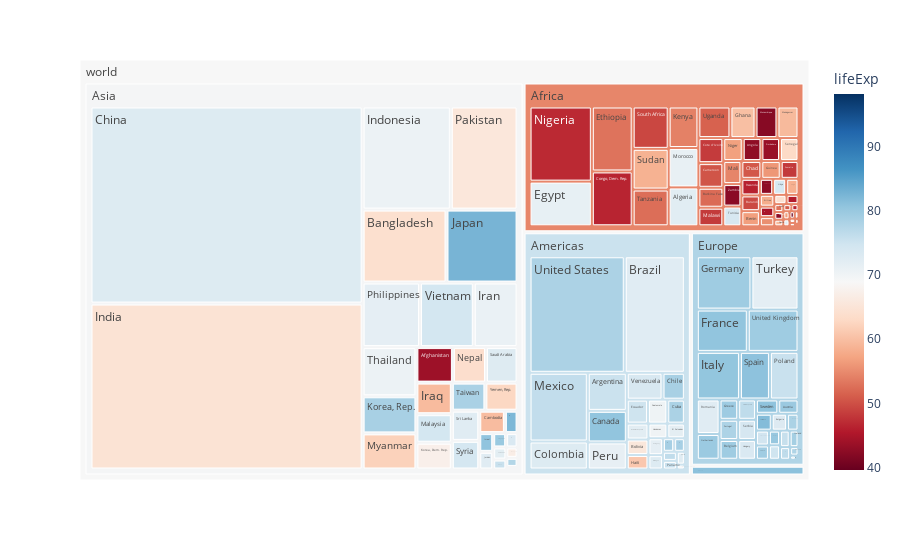

Notebook source saved alongside this figure:
### Code cell
import plotly.express as px
import numpy as np
df = px.data.gapminder().query("year == 2007")
df["world"] = "world" # in order to have a single root node
fig = px.treemap(df, path=['world', 'continent', 'country'], values='pop',
                  color='lifeExp', hover_data=['iso_alpha'],
                  color_continuous_scale='RdBu',
                  color_continuous_midpoint=np.average(df['lifeExp'], weights=df['pop']))
fig.show()

### Figure 1 — Plotly figure (JSON) as saved in the notebook; plotly's stock layout.template omitted (floating-point values rounded to 4 significant figures; data arrays with more than 128 entries replaced by an {"elided": "..."} marker saying what was removed)
{"data": [{"branchvalues": "total", "customdata": {"elided": "148x2 mixed values"}, "domain": {"x": [0, 1], "y": [0, 1]}, "hovertemplate": "labels=%{label}<br>pop=%{value}<br>parent=%{parent}<br>id=%{id}<br>iso_alpha=%{customdata[0]}<br>lifeExp=%{color}<extra></extra>", "ids": {"elided": "148 str values"}, "labels": {"elided": "148 str values"}, "marker": {"coloraxis": "coloraxis", "colors": {"elided": "148 float values"}}, "name": "", "parents": {"elided": "148 str values"}, "type": "treemap", "values": {"elided": "148 int values"}}], "layout": {"coloraxis": {"cmid": 68.92, "colorbar": {"title": {"text": "lifeExp"}}, "colorscale": [[0, "rgb(103,0,31)"], [0.1, "rgb(178,24,43)"], [0.2, "rgb(214,96,77)"], [0.3, "rgb(244,165,130)"], [0.4, "rgb(253,219,199)"], [0.5, "rgb(247,247,247)"], [0.6, "rgb(209,229,240)"], [0.7, "rgb(146,197,222)"], [0.8, "rgb(67,147,195)"], [0.9, "rgb(33,102,172)"], [1, "rgb(5,48,97)"]]}, "legend": {"tracegroupgap": 0}, "margin": {"t": 60}}}
